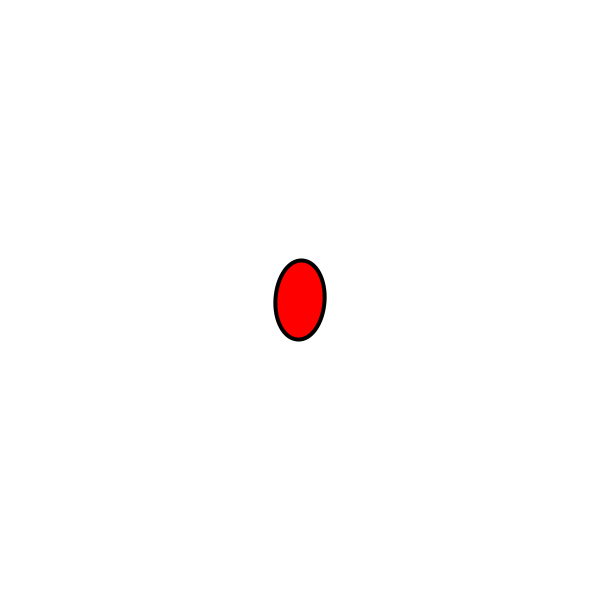
Frame 1 (no input)
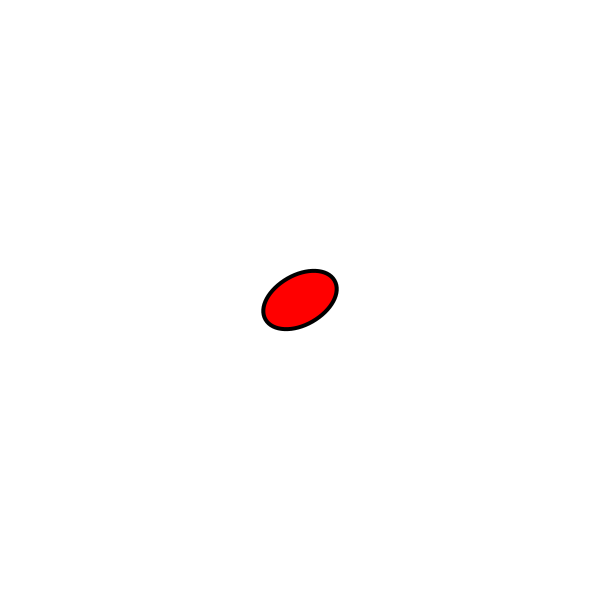
Frame 60 (the mouse pressed at the canvas centre just before this capture)
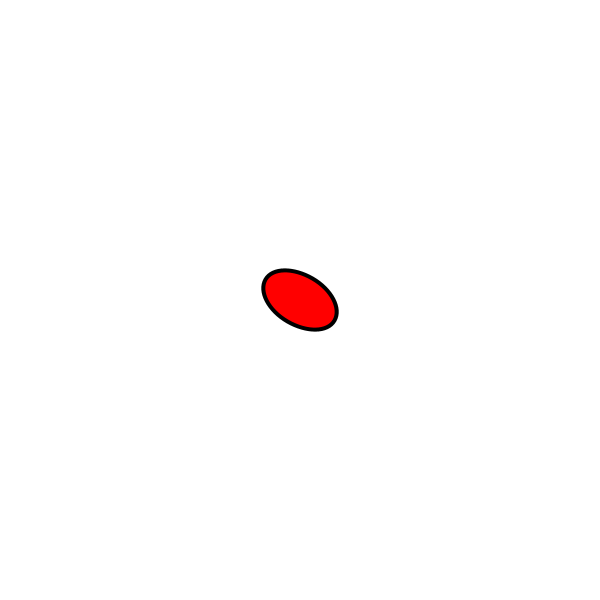
Frame 120 (the mouse held since frame 60 and released just before this capture)

The Processing sketch that drew these frames (run headless with seeded random() and noise(); from frame 60 on, the mouse is pressed at the canvas centre):

// Processing sketch: processing_165377
// ── processing_165377.pde


float alpha = 0;

void setup() {  //setup function called initially, only once
 // render (2D);
 size(600, 600, JAVA2D);
 colorMode(RGB);   //set colors to Hue, Saturation, Brightness mode
 }

void draw() {  //draw function loops 
  background (255,255,255);
  alpha = alpha + 4;
  
  translate (300,300);
  rotate (radians(alpha));
  
  strokeWeight (4);
  fill (255,0,0);
  ellipse (0,0, 50,80);
}
